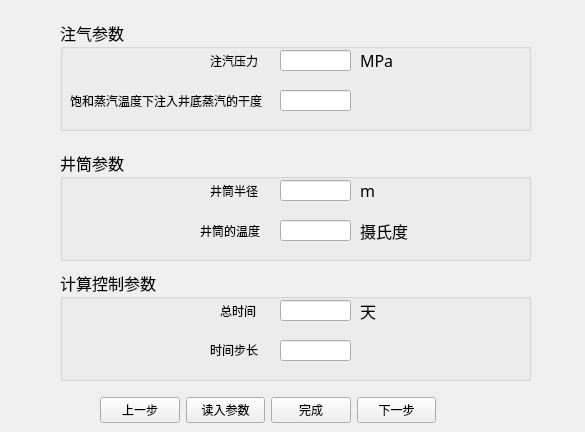
<?xml version="1.0" encoding="UTF-8"?>
<ui version="4.0">
 <class>basic_Paras2</class>
 <widget class="QWidget" name="basic_Paras2">
  <property name="geometry">
   <rect>
    <x>0</x>
    <y>0</y>
    <width>585</width>
    <height>432</height>
   </rect>
  </property>
  <property name="windowTitle">
   <string>基础参数2</string>
  </property>
  <widget class="QGroupBox" name="groupBox_Gas_Injection_paras">
   <property name="geometry">
    <rect>
     <x>60</x>
     <y>20</y>
     <width>471</width>
     <height>111</height>
    </rect>
   </property>
   <property name="font">
    <font>
     <family>宋体</family>
     <pointsize>12</pointsize>
    </font>
   </property>
   <property name="title">
    <string>注气参数</string>
   </property>
   <widget class="QLineEdit" name="lineEdit_para_P_s">
    <property name="geometry">
     <rect>
      <x>220</x>
      <y>30</y>
      <width>71</width>
      <height>21</height>
     </rect>
    </property>
   </widget>
   <widget class="QLabel" name="label">
    <property name="geometry">
     <rect>
      <x>150</x>
      <y>30</y>
      <width>61</width>
      <height>21</height>
     </rect>
    </property>
    <property name="font">
     <font>
      <family>SimSun-ExtB</family>
      <pointsize>9</pointsize>
     </font>
    </property>
    <property name="text">
     <string>注汽压力</string>
    </property>
   </widget>
   <widget class="QLineEdit" name="lineEdit_para_Xs">
    <property name="geometry">
     <rect>
      <x>220</x>
      <y>70</y>
      <width>71</width>
      <height>21</height>
     </rect>
    </property>
   </widget>
   <widget class="QLabel" name="label_12">
    <property name="geometry">
     <rect>
      <x>10</x>
      <y>70</y>
      <width>201</width>
      <height>21</height>
     </rect>
    </property>
    <property name="font">
     <font>
      <family>SimSun-ExtB</family>
      <pointsize>9</pointsize>
     </font>
    </property>
    <property name="text">
     <string>饱和蒸汽温度下注入井底蒸汽的干度</string>
    </property>
   </widget>
   <widget class="QLabel" name="label_2">
    <property name="geometry">
     <rect>
      <x>300</x>
      <y>30</y>
      <width>41</width>
      <height>21</height>
     </rect>
    </property>
    <property name="text">
     <string>MPa</string>
    </property>
   </widget>
  </widget>
  <widget class="QWidget" name="widget" native="true">
   <property name="geometry">
    <rect>
     <x>100</x>
     <y>390</y>
     <width>336</width>
     <height>41</height>
    </rect>
   </property>
   <layout class="QHBoxLayout" name="horizontalLayout">
    <item>
     <widget class="QPushButton" name="pushButton_Thermophysical_LastStep">
      <property name="text">
       <string>上一步</string>
      </property>
     </widget>
    </item>
    <item>
     <widget class="QPushButton" name="pushButton_oil_para_load">
      <property name="text">
       <string>读入参数</string>
      </property>
     </widget>
    </item>
    <item>
     <widget class="QPushButton" name="pushButton_oil_para_finish">
      <property name="text">
       <string>完成</string>
      </property>
     </widget>
    </item>
    <item>
     <widget class="QPushButton" name="pushButton_oil_para_next">
      <property name="text">
       <string>下一步</string>
      </property>
     </widget>
    </item>
   </layout>
  </widget>
  <widget class="QGroupBox" name="groupBox_Wellbore_paras">
   <property name="geometry">
    <rect>
     <x>60</x>
     <y>150</y>
     <width>471</width>
     <height>111</height>
    </rect>
   </property>
   <property name="font">
    <font>
     <family>宋体</family>
     <pointsize>12</pointsize>
    </font>
   </property>
   <property name="title">
    <string>井筒参数</string>
   </property>
   <widget class="QLineEdit" name="lineEdit_para_Rwellbore">
    <property name="geometry">
     <rect>
      <x>220</x>
      <y>30</y>
      <width>71</width>
      <height>21</height>
     </rect>
    </property>
   </widget>
   <widget class="QLabel" name="label_3">
    <property name="geometry">
     <rect>
      <x>150</x>
      <y>30</y>
      <width>61</width>
      <height>21</height>
     </rect>
    </property>
    <property name="font">
     <font>
      <family>SimSun-ExtB</family>
      <pointsize>9</pointsize>
     </font>
    </property>
    <property name="text">
     <string>井筒半径</string>
    </property>
   </widget>
   <widget class="QLineEdit" name="lineEdit_para_well_T_L">
    <property name="geometry">
     <rect>
      <x>220</x>
      <y>70</y>
      <width>71</width>
      <height>21</height>
     </rect>
    </property>
   </widget>
   <widget class="QLabel" name="label_13">
    <property name="geometry">
     <rect>
      <x>140</x>
      <y>70</y>
      <width>71</width>
      <height>21</height>
     </rect>
    </property>
    <property name="font">
     <font>
      <family>SimSun-ExtB</family>
      <pointsize>9</pointsize>
     </font>
    </property>
    <property name="text">
     <string>井筒的温度</string>
    </property>
   </widget>
   <widget class="QLabel" name="label_4">
    <property name="geometry">
     <rect>
      <x>300</x>
      <y>30</y>
      <width>41</width>
      <height>21</height>
     </rect>
    </property>
    <property name="text">
     <string>m</string>
    </property>
   </widget>
   <widget class="QLabel" name="label_7">
    <property name="geometry">
     <rect>
      <x>300</x>
      <y>70</y>
      <width>51</width>
      <height>21</height>
     </rect>
    </property>
    <property name="text">
     <string>摄氏度</string>
    </property>
   </widget>
  </widget>
  <widget class="QGroupBox" name="groupBox_Count_control_paras">
   <property name="geometry">
    <rect>
     <x>60</x>
     <y>270</y>
     <width>471</width>
     <height>111</height>
    </rect>
   </property>
   <property name="font">
    <font>
     <family>宋体</family>
     <pointsize>12</pointsize>
    </font>
   </property>
   <property name="title">
    <string>计算控制参数</string>
   </property>
   <widget class="QLineEdit" name="lineEdit_para_total_time_T">
    <property name="geometry">
     <rect>
      <x>220</x>
      <y>30</y>
      <width>71</width>
      <height>21</height>
     </rect>
    </property>
    <property name="readOnly">
     <bool>true</bool>
    </property>
   </widget>
   <widget class="QLabel" name="label_5">
    <property name="geometry">
     <rect>
      <x>160</x>
      <y>30</y>
      <width>41</width>
      <height>21</height>
     </rect>
    </property>
    <property name="font">
     <font>
      <family>SimSun-ExtB</family>
      <pointsize>9</pointsize>
     </font>
    </property>
    <property name="text">
     <string>总时间</string>
    </property>
   </widget>
   <widget class="QLineEdit" name="lineEdit_para_time_step_dt">
    <property name="geometry">
     <rect>
      <x>220</x>
      <y>70</y>
      <width>71</width>
      <height>21</height>
     </rect>
    </property>
    <property name="readOnly">
     <bool>true</bool>
    </property>
   </widget>
   <widget class="QLabel" name="label_14">
    <property name="geometry">
     <rect>
      <x>150</x>
      <y>70</y>
      <width>61</width>
      <height>20</height>
     </rect>
    </property>
    <property name="font">
     <font>
      <family>SimSun-ExtB</family>
      <pointsize>9</pointsize>
     </font>
    </property>
    <property name="text">
     <string>时间步长</string>
    </property>
   </widget>
   <widget class="QLabel" name="label_6">
    <property name="geometry">
     <rect>
      <x>300</x>
      <y>30</y>
      <width>41</width>
      <height>21</height>
     </rect>
    </property>
    <property name="text">
     <string>天</string>
    </property>
   </widget>
  </widget>
 </widget>
 <resources/>
 <connections/>
</ui>
